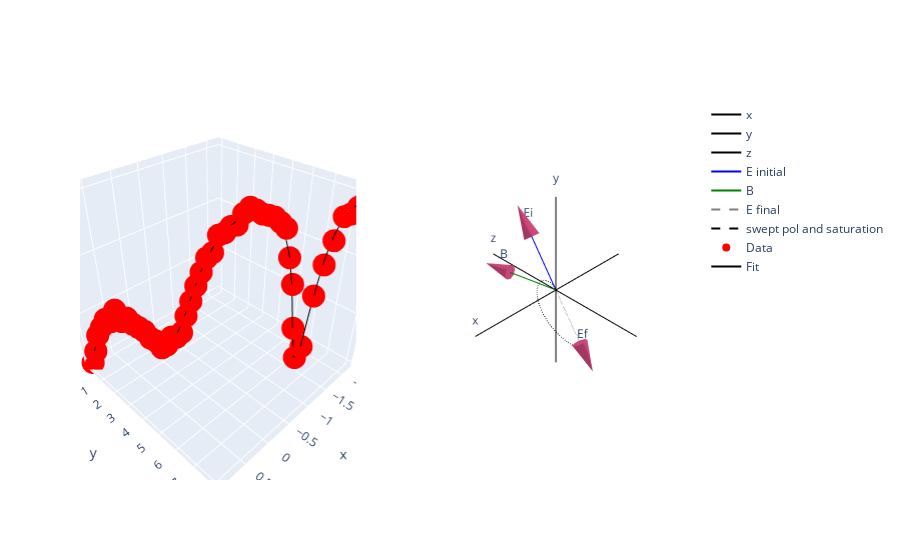

The notebook cell this image was saved under:
### Markdown cell above
Using the PolarVector and fitting algorithm, we can begin to figure out where the B vector is.

We assume that the $\hat{B}$ field is close to $\hat{B}_z$, and the $\hat{E}$ field is $\hat{y}$ nominally, but this is swept to get the curve.

### Code cell
# Generate Actual data
from ion_model import PolarVector, unwrap_angle, Yb171, GenerateTestData, FitFreeParams, calculate_171_pop
from plotly_wrapper import VectorPlot, Subplots, go
import matplotlib.pyplot as plt
import numpy as np

vp = VectorPlot()

# Define the true vectors and parameters of the experiment (used to generate test data)
E = PolarVector(r=1, theta=np.pi/2, phi=np.arccos(1/np.sqrt(3)))
B = PolarVector(r=1, theta=0, phi=np.pi/16)
yb171 = Yb171()
# define the True parameters for a polarisation sweep
thetaBE935 = yb171.optimal_thetaBE
# define other constants
s935 = 1                            # At saturation
zeeman = 0.5 * yb171.Gamma_2P12     # half of the linewidth of the 2S1/2 <-> 2P1/2 transition
detuning370 = 0.5 * yb171.Gamma_2P12   # Detuning from excited state by half of the linewidth of the 2S1/2 <-> 2P1/2 transition
detuning935 = 0.0

# Sweep E polarisation and saturation parameter
s370 = np.linspace(0, 8, 51)

# Polarisation is swept using the E PolarVector
num_steps = 50
# angle per step
angle_step = -np.pi/(num_steps)
# Define all the E vectors (magnitude is going up linearly to mimick saturation sweep)
allE = {f"E{i}": PolarVector(r=(i+1)/num_steps, theta=E.theta, phi=E.phi + angle_step * i) for i in range(num_steps + 1)}
# Calculate thetaBE for each of the E vectors
thetaBE370 = np.array([B.calculate_angle_between(Evec) for Evec in allE.values()])
# Get the change in phi
allPhi = [vec.phi for vec in allE.values()]

# Unwrap thetaBE370 array because theta is always pos, but it should go pos to negative
# thetaBE370 = unwrap_angle(thetaBE370)
# Prepare an arc using the x, y, z values of the E vectors
draw_vec_line = np.array([E.v[:, 1] for E in allE.values()])
# Break them out seperately
x, y, z = draw_vec_line[:, 0], draw_vec_line[:, 1], draw_vec_line[:, 2]
# Add the arc to the vector plot
vp.add_line(x=x, y=y, z=z, line={"color": "black", "dash": "dash"}, name="swept pol and saturation")

# Calculate the test data
TestData = GenerateTestData(detuning370=detuning370, 
                            s_370=s370, 
                            s_935=s935, 
                            zeeman=zeeman, 
                            thetaBE370=thetaBE370, 
                            thetaBE935=thetaBE935, 
                            make_mesh=False)

# Randomise test data
TestData.randomise(0.0007**2)

# Now prepare for the fit. We assume the independent variables are known
x = (thetaBE370, s370)
# "Measured" data
y = TestData.excited_pop_171
# Var names need to be spelled correctly to work. ValueError will be raised otherwise.
x_var_names = ("thetaBE370", "s_370")
yb_model = calculate_171_pop

# Pass args into FitFreeParams
fitting_tool = FitFreeParams(x, y, x_var_names, yb_model)

# Check the free parameters
print(fitting_tool.free_params)

# Define initial conditions (in order of fitting_tool.free_params)
p0 = [5e6 * 2 * np.pi, -0.1e6 * 2 * np.pi, 0.8, 0.4 * yb171.Gamma_2P12, 1]
# Fit data
popt, pcov = fitting_tool.fit(p0=p0)

# Re-calculate the curve
fitted_population = fitting_tool.fit_func((thetaBE370, s370), *popt)

# Put test data and curve-fit into graph object
surface_go = [go.Scatter3d(x=allPhi, y=TestData.mesh_171.s0_370, z=TestData.excited_pop_171, mode='markers', marker={"color": "red"}, name="Data")]
surface_go.append(go.Scatter3d(x=allPhi, y=s370, z=fitted_population, mode='lines', line={"color": "black"}, name="Fit"))

# Add vectors
vp.add_vector({"E initial": E}, {"line": {"color": "blue"}, "text": ["", "Ei"]})
vp.add_vector({"B": B}, {"line": {"color": "green"}, "text": ["", "B"]})
vp.add_vector({"E final": allE[f"E{num_steps}"]}, {"line": {"color": "rgba(0, 0, 0, 0.5)", "dash": "dash"}, "text": ["", "Ef"]})

# rotate vector plot
vp.align_vectors_with_experiment()
# prepare plot
vp.prepare_plot()

# use graph objects in vector plot in subplots class. Defining subplots
sub = Subplots(rows=1, cols=2, specs=[[{'type': 'scene'}, {'type': 'scene'}]])
# update subplots with graph objects
sub.update_subplot(1, 2, vp.graph_objects,
                   update_scenes_kwargs=dict(xaxis_visible=False, yaxis_visible=False, zaxis_visible=False))
sub.update_subplot(1, 1, surface_go, 
                   xaxis_kwargs=dict(title_text="thetaBE"), 
                   yaxis_kwargs=dict(title_text="s370"))

# show subplot
sub.fig.show()

### Figure 1 — Plotly figure (JSON) as saved in the notebook; plotly's stock layout.template omitted (floating-point values rounded to 4 significant figures)
{"data": [{"line": {"color": "black"}, "mode": "lines+text", "name": "x", "scene": "scene2", "text": ["", "x"], "type": "scatter3d", "x": [-1.5, 1.5], "y": [0, -1.837e-16], "z": [0, 1.125e-32]}, {"line": {"color": "black"}, "mode": "lines+text", "name": "y", "scene": "scene2", "text": ["", "y"], "type": "scatter3d", "x": [0, 1.837e-16], "y": [-9.185e-17, -9.185e-17], "z": [-1.5, 1.5]}, {"line": {"color": "black"}, "mode": "lines+text", "name": "z", "scene": "scene2", "text": ["", "z"], "type": "scatter3d", "x": [0, 0], "y": [1.5, -1.5], "z": [-9.185e-17, 9.185e-17]}, {"line": {"color": "blue"}, "mode": "lines+text", "name": "E initial", "scene": "scene2", "text": ["", "Ei"], "type": "scatter3d", "x": [0, 5e-17], "y": [0, -0.5774], "z": [0, 0.8165]}, {"scene": "scene2", "showscale": false, "sizemode": "absolute", "sizeref": 0.5, "type": "cone", "u": [5e-17], "v": [-0.5774], "w": [0.8165], "x": [5e-17, 0], "y": [-0.5774, 0], "z": [0.8165, 0]}, {"line": {"color": "green"}, "mode": "lines+text", "name": "B", "scene": "scene2", "text": ["", "B"], "type": "scatter3d", "x": [0, 0.1951], "y": [0, -0.9808], "z": [0, 6.006e-17]}, {"scene": "scene2", "showscale": false, "sizemode": "absolute", "sizeref": 0.5, "type": "cone", "u": [0.1951], "v": [-0.9808], "w": [6.006e-17], "x": [0.1951, 0], "y": [-0.9808, 0], "z": [6.006e-17, 0]}, {"line": {"color": "rgba(0, 0, 0, 0.5)", "dash": "dash"}, "mode": "lines+text", "name": "E final", "scene": "scene2", "text": ["", "Ef"], "type": "scatter3d", "x": [0, -5.1e-17], "y": [0, 0.5889], "z": [0, -0.8328]}, {"scene": "scene2", "showscale": false, "sizemode": "absolute", "sizeref": 0.5, "type": "cone", "u": [-5.1e-17], "v": [0.5889], "w": [-0.8328], "x": [-5.1e-17, 0], "y": [0.5889, 0], "z": [-0.8328, 0]}, {"line": {"color": "black", "dash": "dash"}, "mode": "lines", "name": "swept pol and saturation", "scene": "scene2", "type": "scatter3d", "x": [9.999e-19, 1.907e-18, 2.71e-18, 3.399e-18, 3.963e-18, 4.395e-18, 4.686e-18, 4.83e-18, 4.821e-18, 4.654e-18, 4.327e-18, 3.837e-18, 3.184e-18, 2.367e-18, 1.389e-18, 2.516e-19, -1.04e-18, -2.482e-18, -4.066e-18, -5.786e-18, -7.633e-18, -9.596e-18, -1.166e-17, -1.383e-17, -1.607e-17, -1.838e-17, -2.075e-17, -2.315e-17, -2.557e-17, -2.801e-17, -3.042e-17, -3.282e-17, -3.516e-17, -3.744e-17, -3.965e-17, -4.175e-17, -4.374e-17, -4.56e-17, -4.73e-17, -4.885e-17, -5.021e-17, -5.137e-17, -5.233e-17, -5.306e-17, -5.355e-17, -5.38e-17, -5.378e-17, -5.351e-17, -5.295e-17, -5.212e-17, -5.1e-17], "y": [-0.01155, -0.0251, -0.04051, -0.05761, -0.07623, -0.09617, -0.1172, -0.1392, -0.1619, -0.185, -0.2083, -0.2317, -0.2547, -0.2773, -0.2991, -0.32, -0.3396, -0.3577, -0.3742, -0.3887, -0.4011, -0.4111, -0.4187, -0.4236, -0.4256, -0.4246, -0.4205, -0.4131, -0.4024, -0.3884, -0.3708, -0.3498, -0.3254, -0.2974, -0.266, -0.2313, -0.1932, -0.152, -0.1077, -0.06048, -0.01053, 0.04198, 0.09682, 0.1538, 0.2126, 0.273, 0.3348, 0.3976, 0.4611, 0.5249, 0.5889], "z": [0.01633, 0.03115, 0.04426, 0.05551, 0.06473, 0.07177, 0.07653, 0.07887, 0.07872, 0.07601, 0.07066, 0.06267, 0.05199, 0.03866, 0.02268, 0.004108, -0.01699, -0.04053, -0.06641, -0.09449, -0.1246, -0.1567, -0.1905, -0.2258, -0.2625, -0.3002, -0.3388, -0.3781, -0.4177, -0.4574, -0.4969, -0.5359, -0.5742, -0.6115, -0.6475, -0.6818, -0.7143, -0.7446, -0.7725, -0.7977, -0.8199, -0.839, -0.8545, -0.8665, -0.8745, -0.8785, -0.8784, -0.8738, -0.8648, -0.8511, -0.8328]}, {"marker": {"color": "red"}, "mode": "markers", "name": "Data", "scene": "scene", "type": "scatter3d", "x": [0.9553, 0.8925, 0.8297, 0.7668, 0.704, 0.6412, 0.5783, 0.5155, 0.4527, 0.3898, 0.327, 0.2642, 0.2013, 0.1385, 0.07567, 0.01284, -0.04999, -0.1128, -0.1757, -0.2385, -0.3013, -0.3642, -0.427, -0.4898, -0.5526, -0.6155, -0.6783, -0.7411, -0.804, -0.8668, -0.9296, -0.9925, -1.055, -1.118, -1.181, -1.244, -1.307, -1.369, -1.432, -1.495, -1.558, -1.621, -1.684, -1.746, -1.809, -1.872, -1.935, -1.998, -2.061, -2.123, -2.186], "y": [0, 0.16, 0.32, 0.48, 0.64, 0.8, 0.96, 1.12, 1.28, 1.44, 1.6, 1.76, 1.92, 2.08, 2.24, 2.4, 2.56, 2.72, 2.88, 3.04, 3.2, 3.36, 3.52, 3.68, 3.84, 4, 4.16, 4.32, 4.48, 4.64, 4.8, 4.96, 5.12, 5.28, 5.44, 5.6, 5.76, 5.92, 6.08, 6.24, 6.4, 6.56, 6.72, 6.88, 7.04, 7.2, 7.36, 7.52, 7.68, 7.84, 8], "z": [-8.564e-05, 0.002536, 0.006071, 0.007763, 0.009438, 0.008934, 0.01128, 0.008959, 0.009656, 0.008397, 0.007695, 0.006907, 0.005436, 0.004808, 0.003306, 0.003894, 0.005678, 0.005665, 0.00663, 0.01009, 0.013, 0.0159, 0.01835, 0.02087, 0.02173, 0.02458, 0.02493, 0.02594, 0.02616, 0.02792, 0.02882, 0.0284, 0.02782, 0.02763, 0.02736, 0.02655, 0.02566, 0.02087, 0.01617, 0.007552, 0.001082, 0.003594, 0.014, 0.01964, 0.02368, 0.02743, 0.02782, 0.02885, 0.02984, 0.02952, 0.02971]}, {"line": {"color": "black"}, "mode": "lines", "name": "Fit", "scene": "scene", "type": "scatter3d", "x": [0.9553, 0.8925, 0.8297, 0.7668, 0.704, 0.6412, 0.5783, 0.5155, 0.4527, 0.3898, 0.327, 0.2642, 0.2013, 0.1385, 0.07567, 0.01284, -0.04999, -0.1128, -0.1757, -0.2385, -0.3013, -0.3642, -0.427, -0.4898, -0.5526, -0.6155, -0.6783, -0.7411, -0.804, -0.8668, -0.9296, -0.9925, -1.055, -1.118, -1.181, -1.244, -1.307, -1.369, -1.432, -1.495, -1.558, -1.621, -1.684, -1.746, -1.809, -1.872, -1.935, -1.998, -2.061, -2.123, -2.186], "y": [0, 0.16, 0.32, 0.48, 0.64, 0.8, 0.96, 1.12, 1.28, 1.44, 1.6, 1.76, 1.92, 2.08, 2.24, 2.4, 2.56, 2.72, 2.88, 3.04, 3.2, 3.36, 3.52, 3.68, 3.84, 4, 4.16, 4.32, 4.48, 4.64, 4.8, 4.96, 5.12, 5.28, 5.44, 5.6, 5.76, 5.92, 6.08, 6.24, 6.4, 6.56, 6.72, 6.88, 7.04, 7.2, 7.36, 7.52, 7.68, 7.84, 8], "z": [0, 0.003039, 0.005387, 0.007129, 0.008352, 0.009129, 0.009518, 0.009561, 0.009294, 0.008749, 0.007969, 0.007016, 0.005991, 0.005041, 0.004368, 0.004198, 0.004728, 0.006041, 0.008061, 0.01057, 0.01328, 0.01595, 0.0184, 0.02054, 0.02235, 0.02384, 0.02505, 0.02601, 0.02675, 0.0273, 0.02767, 0.02786, 0.02786, 0.02763, 0.02709, 0.02608, 0.02431, 0.02122, 0.01584, 0.007449, 0.000285, 0.003919, 0.01347, 0.02056, 0.02469, 0.02704, 0.02844, 0.0293, 0.02982, 0.03013, 0.03029]}], "layout": {"scene": {"domain": {"x": [0, 0.45], "y": [0, 1]}}, "scene2": {"domain": {"x": [0.55, 1], "y": [0, 1]}, "xaxis": {"visible": false}, "yaxis": {"visible": false}, "zaxis": {"visible": false}}}}
